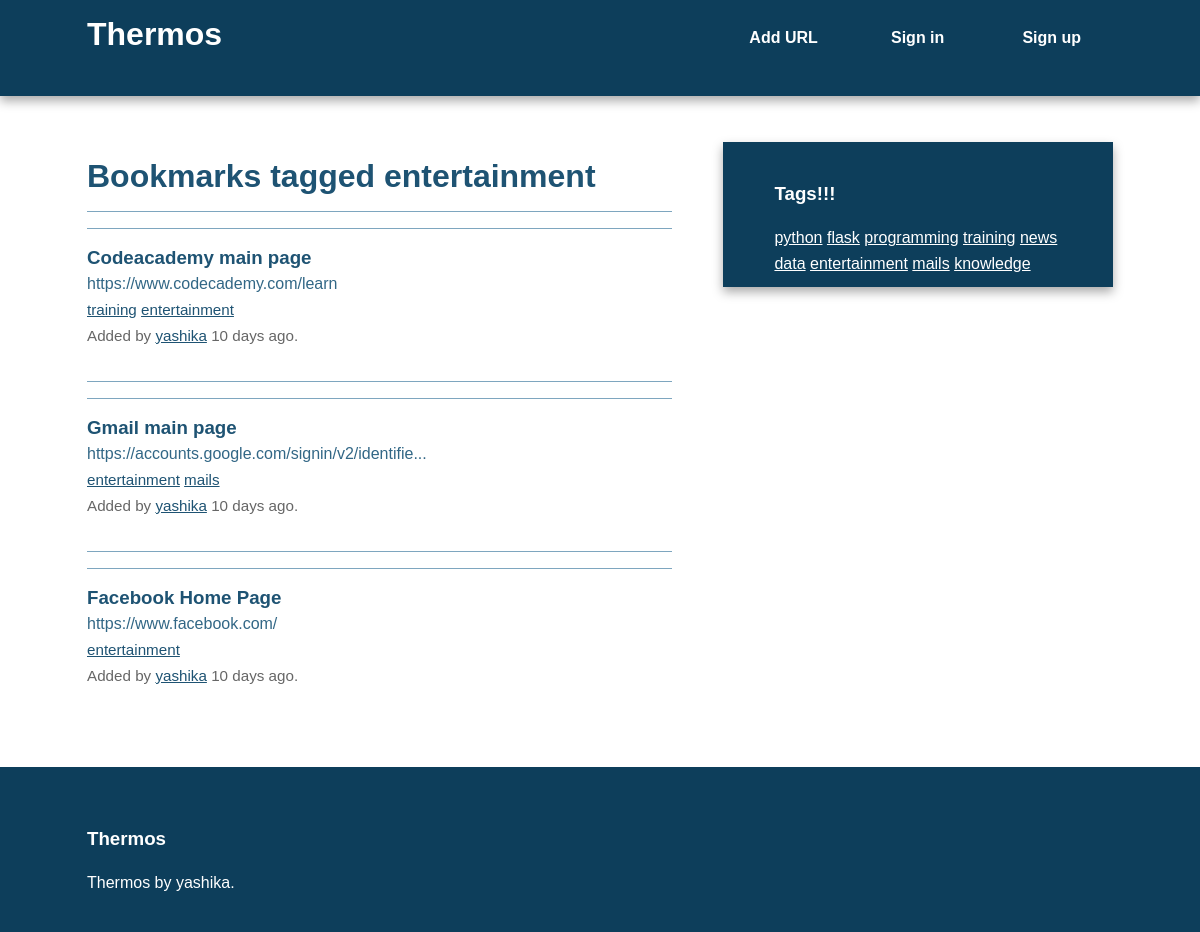
The page /bookmarks/tag/entertainment on the database its author committed.
### thermos/models.py (models this page shows, shortened)
class Tag(db.Model):
	id = db.Column(db.Integer, primary_key=True)
	name = db.Column(db.String(25), nullable=False, unique=True, index=True)
	@staticmethod
	def all():
		return Tag.query.all()
	def __repr__(self):
		return self.name

class Bookmark(db.Model):
	id = db.Column(db.Integer, primary_key=True)
	url = db.Column(db.Text, nullable=False)
	date = db.Column(db.DateTime, default=datetime.utcnow)
	description = db.Column(db.String(300))
	user_id = db.Column(db.Integer, db.ForeignKey('user.id'), nullable=False)
	_tags = db.relationship('Tag', secondary=tags, lazy='joined', backref=db.backref('bookmarks', lazy='dynamic'))
	@property
	def tags(self):
		return ",".join([t.name for t in self._tags])
	@tags.setter
	def tags(self, string):
		if string:
			self._tags = [Tag.get_or_create(name) for name in string.split(',')]
		else:
			self._tags = []

class User(db.Model, UserMixin):
	id = db.Column(db.Integer, primary_key=True)
	username = db.Column(db.String(80), unique=True)
	email = db.Column(db.String(120), unique=True)
	bookmarks = db.relationship('Bookmark', backref='user', lazy='dynamic')
	password_hash = db.Column(db.String)
	@property
	def password(self):
		raise AttributeError('password: write-only field')

### thermos/bookmarks/views.py (the view)
@bookmarks.route('/tag/<name>')
def tag(name):
	tag = Tag.query.filter_by(name=name).first_or_404()
	return render_template('tag.html', tag=tag)

### thermos/main/views.py (called while the page is built)
@main.app_context_processor
def inject_tags():
	return dict(all_tags=Tag.all)

### thermos/templates/tag.html (shortened to what this page needs)
{% extends "base.html" %}
{% block content %}
	<article>
		<header>
			<h1>Bookmarks tagged {{ tag }}</h1>
			{% if tag.bookmarks.count() > 0 %}
				{% with bookmarks=tag.bookmarks %}
					{% include "bookmark_list.html" %}
				{% endwith %}
			{% else %}
				There are no bookmarks with this tag.
			{% endif %}
		</header>
	</article>
{% endblock %}

### thermos/templates/base.html (shortened to what this page needs)
<!doctype html>
<html class="no-js" lang="">
    <head>
        {% block styles %}
            <link rel="stylesheet" href="{{ url_for('static', filename='css/normalize.min.css') }}">
            <link rel="stylesheet" href="{{ url_for('static', filename='css/main.css') }}">
        {% endblock %}
    </head>
    <body>
        <div class="header-container">
            <header class="wrapper clearfix">
                <a href="{{ url_for('main.index') }}"><h1 class="title">Thermos</h1></a>
                <nav>
                    <ul>
                        <li><a href="{{ url_for('bookmarks.add') }}">Add URL</a></li>
                        {% if current_user.is_authenticated %}
                            <li><a href="{{ url_for('bookmarks.user', username=current_user.username) }}">My Links</a></li>
                            <li><a href="{{ url_for('auth.logout') }}">Sign out</a></li>
                        {% else %}
                            <li><a href="{{ url_for('auth.login') }}">Sign in</a></li>
                            <li><a href="{{ url_for('auth.signup') }}">Sign up</a></li>
                        {% endif %}
                    </ul>
                </nav>
            </header>
        </div>
        <div class="main-container">
            <div class="main wrapper clearfix">
                {% block content %}
                {% endblock %}
                {% block sidebar %}
                    <aside>
                        <h3>Tags!!!</h3>
                            {% for t in all_tags() %}
                                <a href="{{ url_for('bookmarks.tag', name=t) }}">{{ t }}</a>
                            {% endfor %}
                    </aside>
                {% endblock %}
            </div>
        </div>
        <div class="footer-container">
            <footer class="wrapper">
                <h3>Thermos</h3>
                <p>Thermos by yashika.</p>
            </footer>
        </div>
    </body>
</html>

### thermos/templates/bookmark_list.html
<ul class="bookmarks" >
	{% for bookmark in bookmarks %}
		<li>
			{% include "bookmark.html" %}
		</li>
	{% endfor %}
</ul>

### thermos/templates/bookmark.html (shortened to what this page needs)
<div class="bookmark">
	<a class="header" href="{{ bookmark.url }}">
		<h3 class ="description">
			{{ bookmark.description|truncate(50, killwords=True) }}
		</h3>
		<span class ="url">
			{{ bookmark.url|truncate(50, killwords=True) }}
		</span>
	</a>
	<div class ="info">
		<span class="tags">
			{% if bookmark.tags %}
				{% for t in bookmark._tags %}
					<a href="{{ url_for('bookmarks.tag', name=t) }}">{{ t }}</a>
				{% endfor %}
			{% else %}No tags.
			{% endif %}
		</span>
		<br>
		Added by <a href="{{ url_for('bookmarks.user', username=bookmark.user.username) }}">{{ bookmark.user.username}}</a>
		{{ moment(bookmark.date).fromNow() }}.
	</div>
</div>

### thermos/static/css/main.css (style rules this page uses)
html, button, input, select, textarea { color: #222; }
html { font-size: 1em; line-height: 1.4; }
body { font: 16px/26px Helvetica, Helvetica Neue, Arial; }
.wrapper { width: 90%; margin: 0 5%; }
.header-container { border-bottom: 20px solid #0D3E5B; }
.footer-container, .main aside { border-top: 20px solid #0D3E5B; }
.header-container, .footer-container, .main aside { background: #0D3E5B; }
.title { color: white; }
nav ul { margin: 0; padding: 0; list-style-type: none; }
nav a { display: block; margin-bottom: 10px; padding: 15px 0; text-align: center; text-decoration: none; font-weight: bold; color: white; background: #0D3E5B; }
.main { padding: 30px 0; }
.main article h1 { font-size: 2em; }
.main aside { color: white; padding: 0px 5% 10px; }
.footer-container footer { color: white; padding: 20px 0; }
a, a:visited { color: #1E5373; }
aside a { color: white; }
h1, h2, h3, h4, h5, h6 { color: #1E5373; }
.main aside h3, footer h3, footer a, footer a:visited { color: white; }
ul.bookmarks { list-style: none none; padding-left: 0; }
.bookmark { padding-bottom: .5em; border-top: 1px solid #7EA6BF; padding: 1em 0; }
ul.bookmarks li { padding-bottom: .5em; border-top: 1px solid #7EA6BF; padding: 1em 0; }
a.header { color: #326786; text-decoration: none; display: block; }
a.header h3 { margin: 0 0; }
div.info { font-size: .95em; color: #666666; }
@media only screen and (min-width: 480px) { nav a { float: left; width: 27%; margin: 0 1.7%; padding: 25px 2%; margin-bottom: 0; } }
@media only screen and (min-width: 480px) { nav li:first-child a { margin-left: 0; } }
@media only screen and (min-width: 480px) { nav li:last-child a { margin-right: 0; } }
@media only screen and (min-width: 480px) { nav ul li { display: inline; } }
@media only screen and (min-width: 768px) { .header-container, .main aside { -webkit-box-shadow: 0 5px 10px #aaa; -moz-box-shadow: 0 5px 10px #aaa; box-shadow: 0 5px 10px #aaa; } }
@media only screen and (min-width: 768px) { .title { float: left; } }
@media only screen and (min-width: 768px) { nav { float: right; width: 38%; } }
@media only screen and (min-width: 768px) { .main article { float: left; width: 57%; } }
@media only screen and (min-width: 768px) { .main aside { float: right; width: 28%; } }
@media only screen and (min-width: 1140px) { .wrapper { width: 1026px; margin: 0 auto; } }
.clearfix:before, .clearfix:after { content: " "; display: table; }
.clearfix:after { clear: both; }
.clearfix { *zoom: 1; }

### rows shown on the page
Tag: name "entertainment"
Bookmark: description "Codeacademy main page", url "https://www.codecademy.com/learn", user.username "yashika", date "10 days ago"
Tag: name "training"
Bookmark: description "Gmail main page", url "https://accounts.google.com/signin/v2/identifie...", user.username "yashika", date "10 days ago"
Tag: name "mails"
Bookmark: description "Facebook Home Page", url "https://www.facebook.com/", user.username "yashika", date "10 days ago"
Tag: name "python"
Tag: name "flask"
Tag: name "programming"
Tag: name "news"
Tag: name "data"
Tag: name "knowledge"
